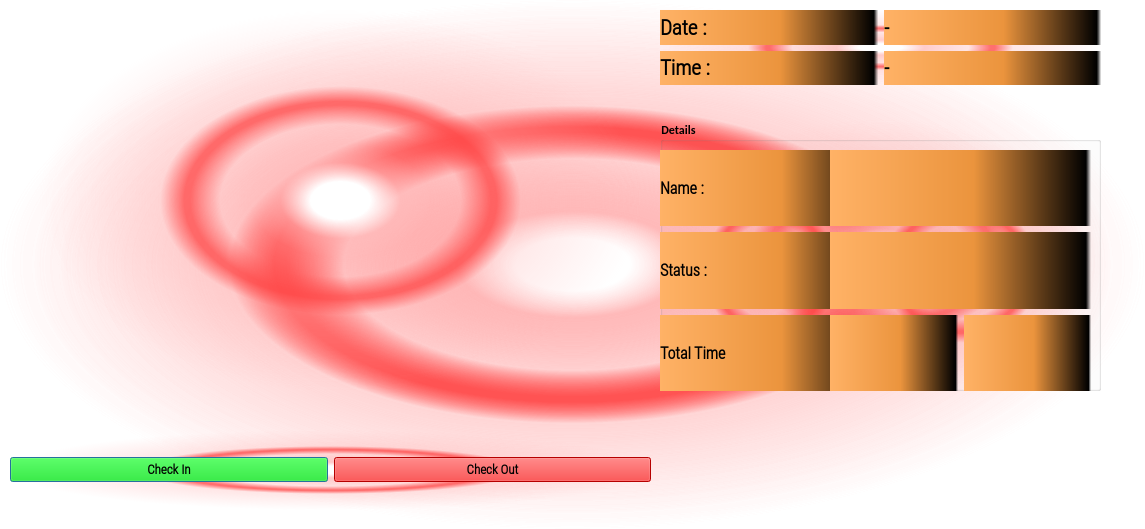
<?xml version="1.0" encoding="UTF-8"?>
<ui version="4.0">
 <class>OutputDialog</class>
 <widget class="QDialog" name="OutputDialog">
  <property name="geometry">
   <rect>
    <x>0</x>
    <y>0</y>
    <width>1145</width>
    <height>529</height>
   </rect>
  </property>
  <property name="minimumSize">
   <size>
    <width>0</width>
    <height>0</height>
   </size>
  </property>
  <property name="maximumSize">
   <size>
    <width>1280</width>
    <height>720</height>
   </size>
  </property>
  <property name="font">
   <font>
    <family>Calibri</family>
    <weight>75</weight>
    <bold>true</bold>
   </font>
  </property>
  <property name="windowTitle">
   <string>Face Recognition Attendance App</string>
  </property>
  <property name="windowIcon">
   <iconset resource="resource.qrc">
    <normaloff>:/icon/icon.png</normaloff>:/icon/icon.png</iconset>
  </property>
  <property name="styleSheet">
   <string notr="true">background-color: qradialgradient(spread:pad, cx:0.5, cy:0.5, radius:0.5, fx:0.5, fy:0.5, stop:0 rgba(255, 255, 255, 255), stop:0.1 rgba(255, 255, 255, 255), stop:0.2 rgba(255, 176, 176, 167), stop:0.3 rgba(255, 151, 151, 92), stop:0.4 rgba(255, 125, 125, 51), stop:0.5 rgba(255, 76, 76, 205), stop:0.52 rgba(255, 76, 76, 205), stop:0.6 rgba(255, 180, 180, 84), stop:1 rgba(255, 255, 255, 0));</string>
  </property>
  <widget class="QLabel" name="imgLabel">
   <property name="geometry">
    <rect>
     <x>40</x>
     <y>10</y>
     <width>601</width>
     <height>381</height>
    </rect>
   </property>
   <property name="minimumSize">
    <size>
     <width>4</width>
     <height>0</height>
    </size>
   </property>
   <property name="maximumSize">
    <size>
     <width>640</width>
     <height>480</height>
    </size>
   </property>
   <property name="styleSheet">
    <string notr="true">border-color: rgb(0, 0, 0);
gridline-color: rgb(0, 0, 0);</string>
   </property>
   <property name="text">
    <string/>
   </property>
  </widget>
  <widget class="QWidget" name="horizontalLayoutWidget">
   <property name="geometry">
    <rect>
     <x>10</x>
     <y>430</y>
     <width>641</width>
     <height>80</height>
    </rect>
   </property>
   <layout class="QHBoxLayout" name="horizontalLayout">
    <item>
     <widget class="QPushButton" name="ClockInButton">
      <property name="font">
       <font>
        <family>Roboto Condensed Light</family>
        <pointsize>10</pointsize>
        <weight>75</weight>
        <bold>true</bold>
       </font>
      </property>
      <property name="styleSheet">
       <string notr="true">* { background-color: rgb(0,225,0) }</string>
      </property>
      <property name="text">
       <string>Check In</string>
      </property>
      <property name="checkable">
       <bool>true</bool>
      </property>
     </widget>
    </item>
    <item>
     <widget class="QPushButton" name="ClockOutButton">
      <property name="font">
       <font>
        <family>Roboto Condensed Light</family>
        <pointsize>10</pointsize>
        <weight>75</weight>
        <bold>true</bold>
       </font>
      </property>
      <property name="styleSheet">
       <string notr="true">* { background-color: rgb(255,0,0) }</string>
      </property>
      <property name="text">
       <string>Check Out</string>
      </property>
      <property name="checkable">
       <bool>true</bool>
      </property>
     </widget>
    </item>
   </layout>
  </widget>
  <widget class="QWidget" name="gridLayoutWidget">
   <property name="geometry">
    <rect>
     <x>660</x>
     <y>10</y>
     <width>441</width>
     <height>75</height>
    </rect>
   </property>
   <layout class="QGridLayout" name="gridLayout_2">
    <item row="0" column="0">
     <widget class="QLabel" name="label">
      <property name="font">
       <font>
        <family>Roboto Condensed Light</family>
        <pointsize>16</pointsize>
        <weight>75</weight>
        <bold>true</bold>
       </font>
      </property>
      <property name="styleSheet">
       <string notr="true">background-color: qlineargradient(spread:pad, x1:0, y1:0, x2:1, y2:0, stop:0 rgba(255, 178, 102, 255), stop:0.55 rgba(235, 148, 61, 255), stop:0.98 rgba(0, 0, 0, 255), stop:1 rgba(0, 0, 0, 0));</string>
      </property>
      <property name="text">
       <string>Date :</string>
      </property>
     </widget>
    </item>
    <item row="0" column="1">
     <widget class="QLabel" name="Date_Label">
      <property name="font">
       <font>
        <family>Roboto Condensed Light</family>
        <pointsize>15</pointsize>
        <weight>75</weight>
        <bold>true</bold>
       </font>
      </property>
      <property name="styleSheet">
       <string notr="true">background-color: qlineargradient(spread:pad, x1:0, y1:0, x2:1, y2:0, stop:0 rgba(255, 178, 102, 255), stop:0.55 rgba(235, 148, 61, 255), stop:0.98 rgba(0, 0, 0, 255), stop:1 rgba(0, 0, 0, 0));</string>
      </property>
      <property name="text">
       <string>-</string>
      </property>
     </widget>
    </item>
    <item row="1" column="0">
     <widget class="QLabel" name="label_2">
      <property name="font">
       <font>
        <family>Roboto Condensed Light</family>
        <pointsize>16</pointsize>
        <weight>75</weight>
        <bold>true</bold>
       </font>
      </property>
      <property name="styleSheet">
       <string notr="true">background-color: qlineargradient(spread:pad, x1:0, y1:0, x2:1, y2:0, stop:0 rgba(255, 178, 102, 255), stop:0.55 rgba(235, 148, 61, 255), stop:0.98 rgba(0, 0, 0, 255), stop:1 rgba(0, 0, 0, 0));</string>
      </property>
      <property name="text">
       <string>Time :</string>
      </property>
     </widget>
    </item>
    <item row="1" column="1">
     <widget class="QLabel" name="Time_Label">
      <property name="font">
       <font>
        <family>Roboto Condensed Light</family>
        <pointsize>15</pointsize>
        <weight>75</weight>
        <bold>true</bold>
       </font>
      </property>
      <property name="styleSheet">
       <string notr="true">background-color: qlineargradient(spread:pad, x1:0, y1:0, x2:1, y2:0, stop:0 rgba(255, 178, 102, 255), stop:0.55 rgba(235, 148, 61, 255), stop:0.98 rgba(0, 0, 0, 255), stop:1 rgba(0, 0, 0, 0));</string>
      </property>
      <property name="text">
       <string>-</string>
      </property>
     </widget>
    </item>
   </layout>
  </widget>
  <widget class="QGroupBox" name="groupBox">
   <property name="geometry">
    <rect>
     <x>660</x>
     <y>120</y>
     <width>441</width>
     <height>271</height>
    </rect>
   </property>
   <property name="styleSheet">
    <string notr="true"/>
   </property>
   <property name="title">
    <string>Details</string>
   </property>
   <widget class="QWidget" name="verticalLayoutWidget">
    <property name="geometry">
     <rect>
      <x>0</x>
      <y>30</y>
      <width>221</width>
      <height>241</height>
     </rect>
    </property>
    <layout class="QVBoxLayout" name="verticalLayout">
     <item>
      <widget class="QLabel" name="label_3">
       <property name="font">
        <font>
         <family>Roboto Condensed Light</family>
         <pointsize>12</pointsize>
         <weight>75</weight>
         <bold>true</bold>
        </font>
       </property>
       <property name="styleSheet">
        <string notr="true">background-color: qlineargradient(spread:pad, x1:0, y1:0, x2:1, y2:0, stop:0 rgba(255, 178, 102, 255), stop:0.55 rgba(235, 148, 61, 255), stop:0.98 rgba(0, 0, 0, 255), stop:1 rgba(0, 0, 0, 0));</string>
       </property>
       <property name="text">
        <string>Name : </string>
       </property>
      </widget>
     </item>
     <item>
      <widget class="QLabel" name="label_4">
       <property name="font">
        <font>
         <family>Roboto Condensed Light</family>
         <pointsize>12</pointsize>
         <weight>75</weight>
         <bold>true</bold>
        </font>
       </property>
       <property name="styleSheet">
        <string notr="true">background-color: qlineargradient(spread:pad, x1:0, y1:0, x2:1, y2:0, stop:0 rgba(255, 178, 102, 255), stop:0.55 rgba(235, 148, 61, 255), stop:0.98 rgba(0, 0, 0, 255), stop:1 rgba(0, 0, 0, 0));</string>
       </property>
       <property name="text">
        <string>Status :</string>
       </property>
      </widget>
     </item>
     <item>
      <widget class="QLabel" name="label_5">
       <property name="font">
        <font>
         <family>Roboto Condensed Light</family>
         <pointsize>12</pointsize>
         <weight>75</weight>
         <bold>true</bold>
        </font>
       </property>
       <property name="styleSheet">
        <string notr="true">background-color: qlineargradient(spread:pad, x1:0, y1:0, x2:1, y2:0, stop:0 rgba(255, 178, 102, 255), stop:0.55 rgba(235, 148, 61, 255), stop:0.98 rgba(0, 0, 0, 255), stop:1 rgba(0, 0, 0, 0));
</string>
       </property>
       <property name="text">
        <string>Total Time</string>
       </property>
      </widget>
     </item>
    </layout>
   </widget>
   <widget class="QWidget" name="verticalLayoutWidget_2">
    <property name="geometry">
     <rect>
      <x>170</x>
      <y>30</y>
      <width>261</width>
      <height>241</height>
     </rect>
    </property>
    <layout class="QVBoxLayout" name="verticalLayout_2">
     <item>
      <widget class="QLabel" name="NameLabel">
       <property name="font">
        <font>
         <family>Roboto Condensed Light</family>
         <pointsize>12</pointsize>
         <weight>50</weight>
         <bold>false</bold>
        </font>
       </property>
       <property name="styleSheet">
        <string notr="true">background-color: qlineargradient(spread:pad, x1:0, y1:0, x2:1, y2:0, stop:0 rgba(255, 178, 102, 255), stop:0.55 rgba(235, 148, 61, 255), stop:0.98 rgba(0, 0, 0, 255), stop:1 rgba(0, 0, 0, 0));</string>
       </property>
       <property name="text">
        <string/>
       </property>
      </widget>
     </item>
     <item>
      <widget class="QLabel" name="StatusLabel">
       <property name="font">
        <font>
         <family>Roboto Condensed Light</family>
         <pointsize>12</pointsize>
         <weight>50</weight>
         <bold>false</bold>
        </font>
       </property>
       <property name="styleSheet">
        <string notr="true">background-color: qlineargradient(spread:pad, x1:0, y1:0, x2:1, y2:0, stop:0 rgba(255, 178, 102, 255), stop:0.55 rgba(235, 148, 61, 255), stop:0.98 rgba(0, 0, 0, 255), stop:1 rgba(0, 0, 0, 0));</string>
       </property>
       <property name="text">
        <string/>
       </property>
      </widget>
     </item>
     <item>
      <layout class="QHBoxLayout" name="horizontalLayout_2">
       <item>
        <widget class="QLabel" name="HoursLabel">
         <property name="font">
          <font>
           <family>Roboto Condensed Light</family>
           <pointsize>12</pointsize>
           <weight>50</weight>
           <bold>false</bold>
          </font>
         </property>
         <property name="styleSheet">
          <string notr="true">background-color: qlineargradient(spread:pad, x1:0, y1:0, x2:1, y2:0, stop:0 rgba(255, 178, 102, 255), stop:0.55 rgba(235, 148, 61, 255), stop:0.98 rgba(0, 0, 0, 255), stop:1 rgba(0, 0, 0, 0));</string>
         </property>
         <property name="text">
          <string> </string>
         </property>
        </widget>
       </item>
       <item>
        <widget class="QLabel" name="MinLabel">
         <property name="font">
          <font>
           <family>Roboto Condensed Light</family>
           <pointsize>12</pointsize>
           <weight>50</weight>
           <bold>false</bold>
          </font>
         </property>
         <property name="styleSheet">
          <string notr="true">background-color: qlineargradient(spread:pad, x1:0, y1:0, x2:1, y2:0, stop:0 rgba(255, 178, 102, 255), stop:0.55 rgba(235, 148, 61, 255), stop:0.98 rgba(0, 0, 0, 255), stop:1 rgba(0, 0, 0, 0));</string>
         </property>
         <property name="text">
          <string/>
         </property>
        </widget>
       </item>
      </layout>
     </item>
    </layout>
   </widget>
  </widget>
 </widget>
 <resources>
  <include location="resource.qrc"/>
 </resources>
 <connections/>
</ui>
